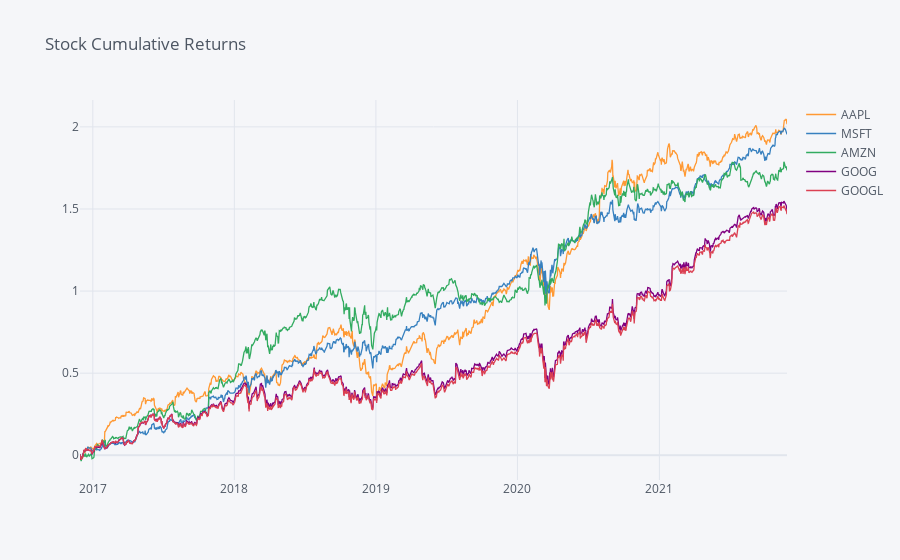

Notebook code cell kept with this figure:
### Code cell
cumulative_returns_df = returns_df.cumsum()
cumulative_returns_df.iplot(filename='Cumulative Returns of Equities',title='Stock Cumulative Returns')

### Figure 1 — Plotly figure (JSON) as saved in the notebook; plotly's stock layout.template omitted (floating-point values rounded to 4 significant figures; data arrays with more than 128 entries replaced by an {"elided": "..."} marker saying what was removed)
{"data": [{"line": {"color": "rgba(255, 153, 51, 1.0)", "dash": "solid", "shape": "linear", "width": 1.3}, "mode": "lines", "name": "AAPL", "text": "", "type": "scatter", "x": {"elided": "1258 str values"}, "y": {"elided": "1258 float values"}}, {"line": {"color": "rgba(55, 128, 191, 1.0)", "dash": "solid", "shape": "linear", "width": 1.3}, "mode": "lines", "name": "MSFT", "text": "", "type": "scatter", "x": {"elided": "1258 str values"}, "y": {"elided": "1258 float values"}}, {"line": {"color": "rgba(50, 171, 96, 1.0)", "dash": "solid", "shape": "linear", "width": 1.3}, "mode": "lines", "name": "AMZN", "text": "", "type": "scatter", "x": {"elided": "1258 str values"}, "y": {"elided": "1258 float values"}}, {"line": {"color": "rgba(128, 0, 128, 1.0)", "dash": "solid", "shape": "linear", "width": 1.3}, "mode": "lines", "name": "GOOG", "text": "", "type": "scatter", "x": {"elided": "1258 str values"}, "y": {"elided": "1258 float values"}}, {"line": {"color": "rgba(219, 64, 82, 1.0)", "dash": "solid", "shape": "linear", "width": 1.3}, "mode": "lines", "name": "GOOGL", "text": "", "type": "scatter", "x": {"elided": "1258 str values"}, "y": {"elided": "1258 float values"}}], "layout": {"legend": {"bgcolor": "#F5F6F9", "font": {"color": "#4D5663"}}, "paper_bgcolor": "#F5F6F9", "plot_bgcolor": "#F5F6F9", "title": {"font": {"color": "#4D5663"}, "text": "Stock Cumulative Returns"}, "xaxis": {"gridcolor": "#E1E5ED", "showgrid": true, "tickfont": {"color": "#4D5663"}, "title": {"font": {"color": "#4D5663"}, "text": ""}, "zerolinecolor": "#E1E5ED"}, "yaxis": {"gridcolor": "#E1E5ED", "showgrid": true, "tickfont": {"color": "#4D5663"}, "title": {"font": {"color": "#4D5663"}, "text": ""}, "zerolinecolor": "#E1E5ED"}}}
